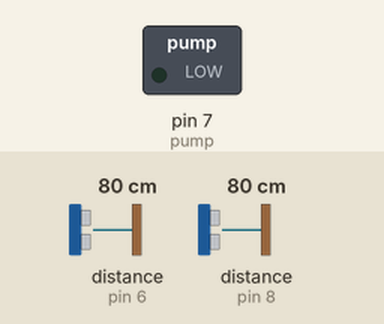
This sketch was run on a simulated Arduino Uno, built with avr-gcc and run on an emulated ATmega328P. Parts: switched loads named in the sketch (green lamp = pin HIGH). The inputs (shaded band) are chosen by the test bench; at power-on: distance to the obstacle (sensors on pin 6, pin 8) 80 cm. Storage starts empty; the audio player accepts every command and is not drawn.

Above: at 1.2 s.
1.3 s: distance to the obstacle (sensor on pin 6) set to 52 cm
2.8 s: distance to the obstacle (sensor on pin 6) set to 46 cm
At 3.2 s:
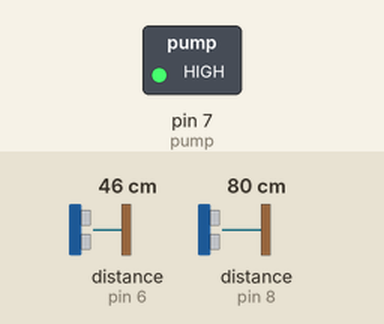
4.3 s: distance to the obstacle (sensor on pin 6) set to 60 cm
At 4.7 s:
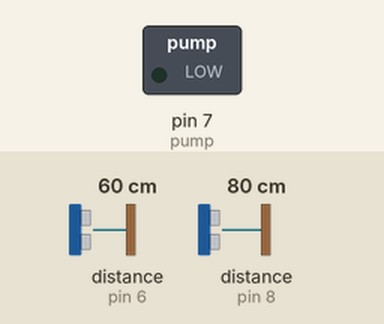
5.8 s: distance to the obstacle (sensor on pin 6) set to 2 cm
At 7.0 s:
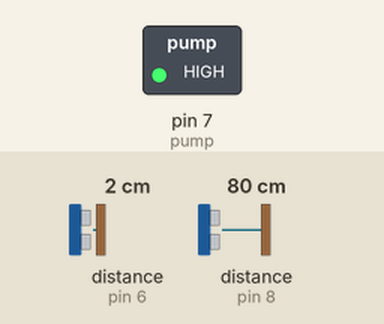
Timing chart, 0 to 8.3 s (numbered marks = the images above; inputs shaded):
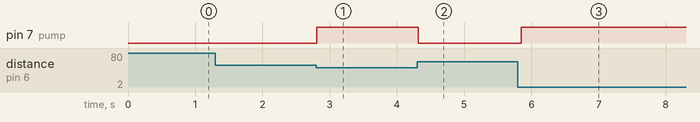

The sketch:

Coruna.ino
```cpp
// ---------------------------------------------------------------------------
// Example NewPing library sketch that does a ping about 20 times per second.
// ---------------------------------------------------------------------------

#include <NewPing.h>
#include <SD.h>
#include <TMRpcm.h>
#include <SPI.h>

TMRpcm tmrpcm;
NewPing sonar(8, 8, 100);
NewPing sonar1(6, 6, 100);

#define SD_ChipSelectPin 10
int l = 0, r = 0;
int pump = 7;

void setup() {
  tmrpcm.speakerPin = 9;
  Serial.begin(9600);
  pinMode(7, OUTPUT);
  if (!SD.begin(SD_ChipSelectPin))
  {
    Serial.println("SD fail");
    return;
  }

}

void loop() {
  if (sl() || sr()) {
    digitalWrite(pump, 1);
    tmrpcm.setVolume(6);
    tmrpcm.play("test.wav");
  }
  else{
    digitalWrite(pump, 0);
  }

}
int sl() {
  delay(20);
  l = sonar.ping_cm();
  if (l > 0 && l < 50)return 1;
  else return 0;
}
int sr() {
  delay(20);
  r = sonar1.ping_cm();
  if (r > 0 && r < 50)return 1;
  else return 0;
}
```

Measured:
- the behaviour switches between 49 and 48 cm on distance to the obstacle (sensor on pin 6) (found by bisection; images 0 and 1)
- after the input at 1.3 s, every drawn part: stays the same
- after the input at 2.8 s, pin 7 (pump): LOW → HIGH at once
- after the input at 4.3 s, pin 7 (pump): HIGH → LOW at once
- after the input at 5.8 s, pin 7 (pump): LOW → HIGH after 0.05 s
